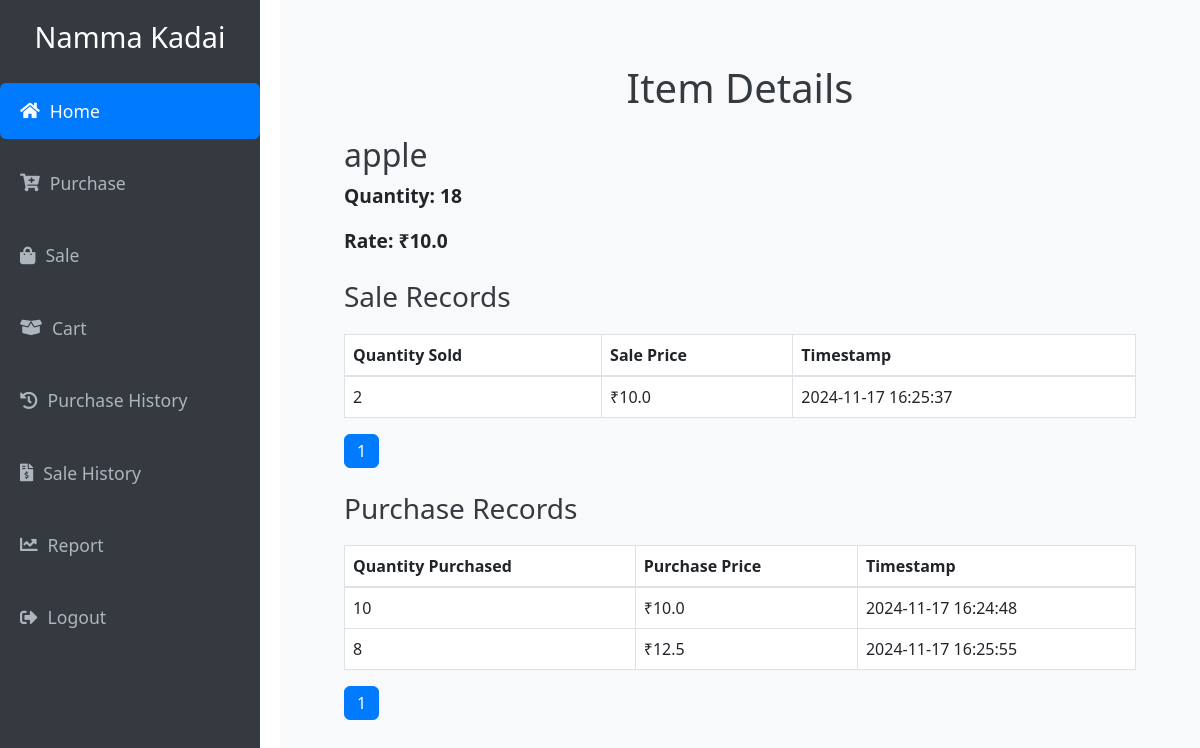
The app's page /item/1 (signed in) with its own data.
### Namma_Kadai/models.py (models this page shows)
class Item(db.Model):
    id = db.Column(db.Integer, primary_key=True)
    item_name = db.Column(db.String(150), nullable=False)
    qty = db.Column(db.Integer, nullable=False, default=0)
    rate = db.Column(db.Float, nullable=False,)  # New field for the rate of the item
    company_id = db.Column(db.Integer, db.ForeignKey('company.id'), nullable=False)
    sales = db.relationship('Sales', backref='item_relation', lazy=True)

class Sales(db.Model):
    id = db.Column(db.Integer, primary_key=True)
    item_id = db.Column(db.Integer, db.ForeignKey('item.id'), nullable=False)
    company_id = db.Column(db.Integer, db.ForeignKey('company.id'), nullable=False)
    qty = db.Column(db.Integer, nullable=False)
    rate = db.Column(db.Float, nullable=False)
    amount = db.Column(db.Float, nullable=False)
    timestamp = db.Column(db.DateTime, default=lambda: datetime.now(pytz.timezone('Asia/Kolkata')))
    item = db.relationship('Item', backref='sales_records', lazy=True)
    company = db.relationship('Company', backref='company_sales', lazy=True)

class Purchase(db.Model):
    id = db.Column(db.Integer, primary_key=True)
    item_id = db.Column(db.Integer, db.ForeignKey('item.id', ondelete='CASCADE'))
    company_id = db.Column(db.Integer, db.ForeignKey('company.id'), nullable=False)
    qty = db.Column(db.Integer, nullable=False)
    rate = db.Column(db.Float, nullable=False)
    amount = db.Column(db.Float, nullable=False)
    timestamp = db.Column(db.DateTime, default=lambda: datetime.now(pytz.timezone('Asia/Kolkata')))
    item = db.relationship('Item', backref='purchases')
    company = db.relationship('Company', backref='purchase_records')  # Renamed backref

### Namma_Kadai/routes.py (the view)
@app.route('/item/<int:item_id>')
@login_required
def view_item(item_id):
    item = Item.query.get_or_404(item_id)
    sales_page = request.args.get('sales_page', 1, type=int)
    purchases_page = request.args.get('purchases_page', 1, type=int)
    sales_pagination = Sales.query.filter_by(item_id=item_id).paginate(page=sales_page, per_page=5, error_out=False)
    purchases_pagination = Purchase.query.filter_by(item_id=item_id).paginate(page=purchases_page, per_page=5, error_out=False)
    return render_template(
        'view_item.html',
        item=item,
        sales_pagination=sales_pagination,
        purchases_pagination=purchases_pagination
    )

### Namma_Kadai/routes.py (called while the page is built)
@login_manager.user_loader
def load_user(user_id):
    return User.query.get(int(user_id))

### Namma_Kadai/templates/view_item.html (shortened to what this page needs)
{% extends "base.html" %}
{% block content %}
    <h1 class="text-center">Item Details</h1>
    <div class="container mt-4">
        <h2>{{ item.item_name }}</h2>
        <p><strong>Quantity:</strong> {{ item.qty }}</p>
        <p><strong>Rate:</strong> ₹{{ item.rate }}</p>
        <h3 class="mt-4">Sale Records</h3>
        {% if sales_pagination.items %}
            <table class="table table-bordered">
                <thead>
                    <tr>
                        <th>Quantity Sold</th>
                        <th>Sale Price</th>
                        <th>Timestamp</th>
                    </tr>
                </thead>
                <tbody>
                    {% for sale in sales_pagination.items %}
                        <tr>
                            <td>{{ sale.qty }}</td>
                            <td>₹{{ sale.amount / sale.qty }}</td>
                            <td>{{ sale.timestamp.strftime('%Y-%m-%d %H:%M:%S') }}</td>
                        </tr>
                    {% endfor %}
                </tbody>
            </table>
            <nav aria-label="Sales Pagination">
                <ul class="pagination">
                    {% for page in sales_pagination.iter_pages() %}
                        {% if page %}
                            <li class="page-item {% if page == sales_pagination.page %}active{% endif %}">
                                <a class="page-link" href="{{ url_for('view_item', item_id=item.id, sales_page=page, purchases_page=purchases_pagination.page) }}">{{ page }}</a>
                            </li>
                        {% else %}
                            <li class="page-item disabled"><span class="page-link">…</span></li>
                        {% endif %}
                    {% endfor %}
                </ul>
            </nav>
        {% else %}
            <p>No sales records available for this item.</p>
        {% endif %}
        <h3 class="mt-4">Purchase Records</h3>
        {% if purchases_pagination.items %}
            <table class="table table-bordered">
                <thead>
                    <tr>
                        <th>Quantity Purchased</th>
                        <th>Purchase Price</th>
                        <th>Timestamp</th>
                    </tr>
                </thead>
                <tbody>
                    {% for purchase in purchases_pagination.items %}
                        <tr>
                            <td>{{ purchase.qty }}</td>
                            <td>₹{{ purchase.amount / purchase.qty }}</td>
                            <td>{{ purchase.timestamp.strftime('%Y-%m-%d %H:%M:%S') }}</td>
                        </tr>
                    {% endfor %}
                </tbody>
            </table>
            <nav aria-label="Purchases Pagination">
                <ul class="pagination">
                    {% for page in purchases_pagination.iter_pages() %}
                        {% if page %}
                            <li class="page-item {% if page == purchases_pagination.page %}active{% endif %}">
                                <a class="page-link" href="{{ url_for('view_item', item_id=item.id, sales_page=sales_pagination.page, purchases_page=page) }}">{{ page }}</a>
                            </li>
                        {% else %}
                            <li class="page-item disabled"><span class="page-link">…</span></li>
                        {% endif %}
                    {% endfor %}
                </ul>
            </nav>
        {% else %}
            <p>No purchase records available for this item.</p>
        {% endif %}
{% endblock %}

### Namma_Kadai/templates/base.html (style rules this page uses)
* { box-sizing: border-box; margin: 0; padding: 0; }
body { font-family: 'Arial', sans-serif; background-color: #f8f9fa; color: #343a40; }
.content h1, .content h2, .content h3 { color: #343a40; }
body { font-family: Arial, sans-serif; background-color: #f8f9fa; color: #343a40; }
h1, h2 { color: #343a40; }
table { width: 100%; margin-top: 20px; border-collapse: collapse; }
table th, table td { padding: 10px; text-align: left; border: 1px solid #ddd; }
table th { background-color: #f1f1f1; }
p { font-weight: bold; font-size: 1.2rem; }
.table-bordered { border: 1px solid #ddd; }

### records on screen
Item: item_name "apple", qty "18", rate "10.0"
Sales: qty "2", sale.amount/sale.qty "10.0", timestamp "2024-11-17 16:25:37"
Purchase: qty "10", purchase.amount/purchase.qty "10.0", timestamp "2024-11-17 16:24:48"
Purchase: qty "8", purchase.amount/purchase.qty "12.5", timestamp "2024-11-17 16:25:55"

### other values on screen
{{ page }} "1"
